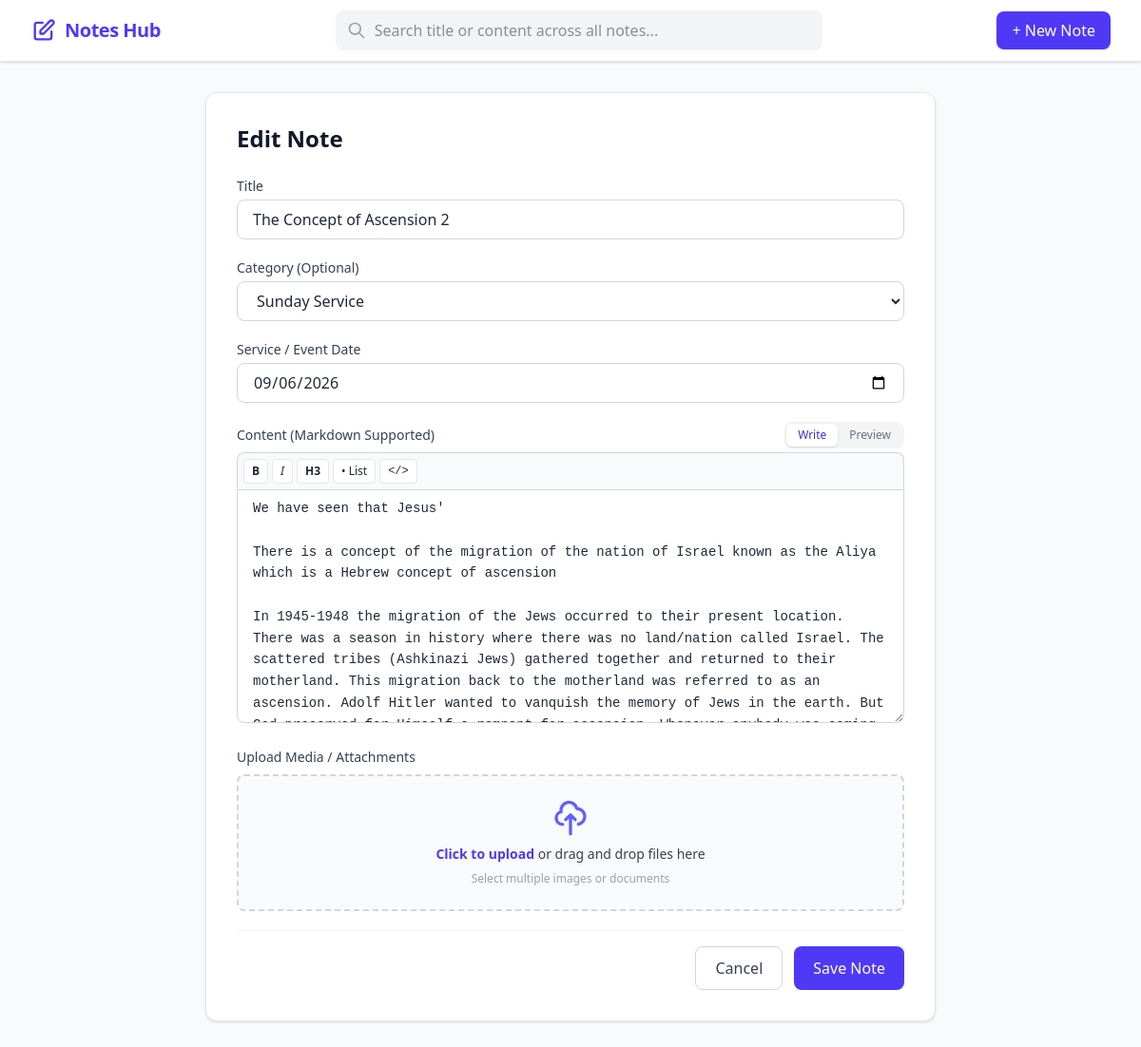
The page /note/2/edit/ on the database its author committed.
### notes/models.py (models this page shows, shortened)
class Note(models.Model):
    title = models.CharField(max_length=255)
    content = models.TextField()
    category = models.ForeignKey(
        'Category',
        on_delete=models.SET_NULL,
        null=True,
        blank=True,
        related_name='notes'
    )
    service_date = models.DateField(default=timezone.now, help_text="Date of the service/event")
    created_at = models.DateTimeField(auto_now_add=True)
    updated_at = models.DateTimeField(auto_now=True)

class Category(models.Model):
    name = models.CharField(max_length=100, unique=True)
    slug = models.SlugField(unique=True, blank=True)
    color = models.CharField(max_length=7, default='#3B82F6')
    class Meta:
        verbose_name_plural = "Categories"

### notes/views.py (the view, shortened to what this page needs)
# urls.py: path('note/<int:pk>/edit/', views.note_edit, name='note_edit'),
def note_edit(request, pk):
    note = get_object_or_404(Note, pk=pk)
    categories = Category.objects.all()
    return render(request, 'notes/note_form.html', {
        'note': note,
        'categories': categories
    })

### notes/templates/notes/note_form.html (shortened to what this page needs)
{% extends 'notes/base.html' %}
{% block content %}
<div class="max-w-3xl mx-auto bg-white p-8 rounded-xl border border-gray-200 shadow-sm" x-data="noteFormHandler('{{ note.content|default:''|escapejs }}')">
    <h1 class="text-2xl font-bold mb-6 text-gray-900">
        {% if note %}Edit Note{% else %}Create Note{% endif %}
    </h1>
    <form method="POST" enctype="multipart/form-data" class="space-y-5">
        <div>
            <label class="block text-sm font-medium text-gray-700 mb-1">Title</label>
            <input type="text" name="title" value="{{ note.title|default:'' }}" required
                   class="w-full px-4 py-2 border border-gray-300 rounded-lg focus:ring-2 focus:ring-indigo-500 focus:outline-none">
        </div>
        <div>
            <label class="block text-sm font-medium text-gray-700 mb-1">Category (Optional)</label>
            <select name="category" class="w-full px-4 py-2 border border-gray-300 rounded-lg focus:ring-2 focus:ring-indigo-500 focus:outline-none">
                {% for cat in categories %}
                    <option value="{{ cat.id }}" {% if note and note.category and note.category.id == cat.id %}selected{% endif %}>
                        {{ cat.name }}
                    </option>
                {% endfor %}
            </select>
        </div>
        <div>
            <label class="block text-sm font-medium text-gray-700 mb-1">Service / Event Date</label>
            <input type="date" name="service_date"
                   value="{% if note %}{{ note.service_date|date:'Y-m-d' }}{% else %}{% now 'Y-m-d' %}{% endif %}"
                   required
                   class="w-full px-4 py-2 border border-gray-300 rounded-lg focus:ring-2 focus:ring-indigo-500 focus:outline-none">
        </div>
        <div>
            <div class="flex items-center justify-between mb-1">
                <label class="block text-sm font-medium text-gray-700">Content (Markdown Supported)</label>
                <div class="flex bg-gray-100 p-0.5 rounded-lg text-xs font-medium">
                    <button type="button"
                            @click="tab = 'write'"
                            :class="tab === 'write' ? 'bg-white text-indigo-700 shadow-sm' : 'text-gray-500 hover:text-gray-900'"
                            class="px-3 py-1 rounded-md transition">
                        Write
                    </button>
                    <button type="button"
                            @click="tab = 'preview'; renderPreview();"
                            :class="tab === 'preview' ? 'bg-white text-indigo-700 shadow-sm' : 'text-gray-500 hover:text-gray-900'"
                            class="px-3 py-1 rounded-md transition">
                        Preview
                    </button>
                </div>
            </div>
            <div x-show="tab === 'write'" class="space-y-0">
                <div class="flex flex-wrap gap-1 bg-gray-50 p-1.5 border border-gray-300 rounded-t-lg border-b-0 text-xs">
                    <button type="button" @click="insertFormatting('**', '**')" class="px-2 py-1 bg-white hover:bg-gray-100 border border-gray-200 rounded font-bold" title="Bold">B</button>
                    <button type="button" @click="insertFormatting('*', '*')" class="px-2 py-1 bg-white hover:bg-gray-100 border border-gray-200 rounded italic" title="Italic">I</button>
                    <button type="button" @click="insertFormatting('### ')" class="px-2 py-1 bg-white hover:bg-gray-100 border border-gray-200 rounded font-semibold" title="Heading">H3</button>
                    <button type="button" @click="insertFormatting('- ')" class="px-2 py-1 bg-white hover:bg-gray-100 border border-gray-200 rounded" title="Bullet List">• List</button>
                    <button type="button" @click="insertFormatting('```\n', '\n```')" class="px-2 py-1 bg-white hover:bg-gray-100 border border-gray-200 rounded font-mono" title="Code Block">&lt;/&gt;</button>
                </div>
                <textarea name="content"
                          x-model="content"
                          x-ref="textarea"
                          rows="10"
                          required
                          class="w-full px-4 py-2 border border-gray-300 rounded-b-lg focus:ring-2 focus:ring-indigo-500 focus:outline-none leading-relaxed font-mono text-sm"
                          placeholder="Write your note content using Markdown..."></textarea>
            </div>
        </div>
        <div class="space-y-2">
            <label class="block text-sm font-medium text-gray-700">Upload Media / Attachments</label>
            <div @dragover.prevent="isDragging = true"
                 @dragleave.prevent="isDragging = false"
                 @drop.prevent="handleFileDrop($event)"
                 :class="isDragging ? 'border-indigo-500 bg-indigo-50/50' : 'border-gray-300 bg-gray-50 hover:bg-gray-100/80'"
                 class="relative border-2 border-dashed rounded-lg p-6 text-center transition cursor-pointer flex flex-col items-center justify-center">
                <div class="flex flex-col items-center justify-center space-y-2 pointer-events-none">
                    <svg class="w-10 h-10 text-indigo-500" fill="none" stroke="currentColor" viewBox="0 0 24 24">
                        <path stroke-linecap="round" stroke-linejoin="round" stroke-width="2" d="M7 16a4 4 0 01-.88-7.903A5 5 0 1115.9 6L16 6a5 5 0 011 9.9M15 13l-3-3m0 0l-3 3m3-3v12"></path>
                    </svg>
                    <p class="text-sm font-medium text-gray-700">
                        <span class="text-indigo-600 font-semibold">Click to upload</span> or drag and drop files here
                    </p>
                    <p class="text-xs text-gray-400">Select multiple images or documents</p>
                </div>
            </div>
        </div>
        <div class="flex justify-end space-x-3 pt-4 border-t border-gray-100">
            <a href="{% url 'note_list' %}" class="px-5 py-2.5 rounded-lg border border-gray-300 text-gray-700 hover:bg-gray-50">Cancel</a>
            <button type="submit" class="px-5 py-2.5 bg-indigo-600 text-white rounded-lg hover:bg-indigo-700 font-medium">Save Note</button>
        </div>
    </form>
</div>
{% endblock %}

### notes/templates/notes/base.html (style rules this page uses)
body { font-family: 'Segoe UI', -apple-system, BlinkMacSystemFont, Roboto, 'Helvetica Neue', sans-serif; }

### rows shown on the page
Note: title "The Concept of Ascension 2", category "Sunday Service", service_date "09/06/2026"
